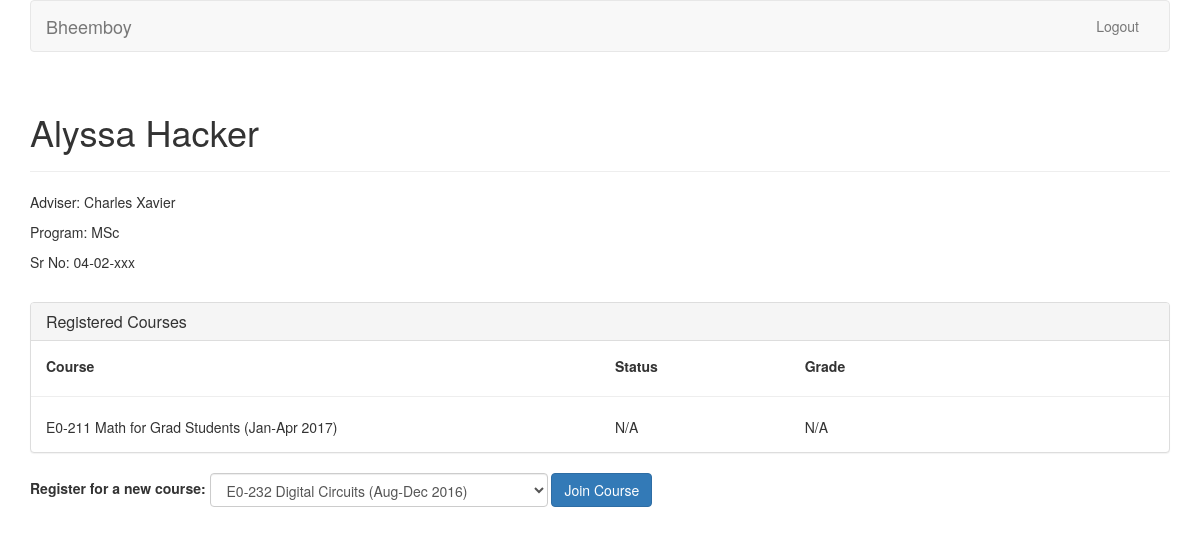
Page / (signed in) on the earlier database version.
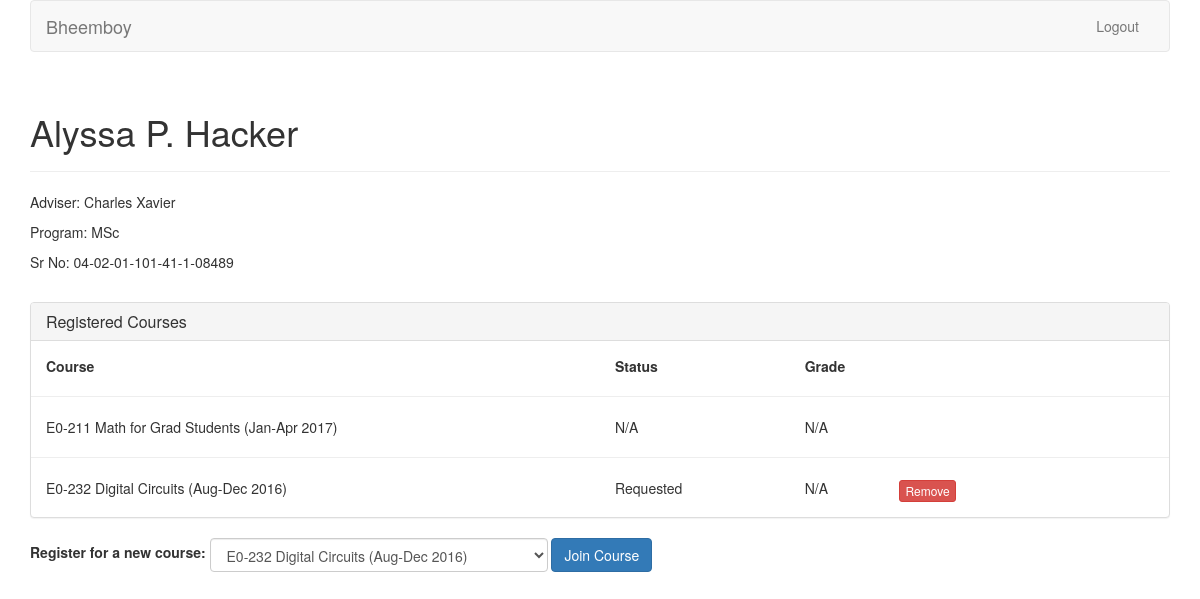
Same page on the later database version.
### coursereg/models.py (models this page shows, shortened)
class User(AbstractBaseUser, PermissionsMixin):
    USER_TYPE_FACULTY = 0
    USER_TYPE_STUDENT = 1
    USER_TYPE_OTHER = 2
    PROGRAM_OTHER = 0
    PROGRAM_MTECH = 1
    PROGRAM_MSC = 2
    PROGRAM_PHD = 3
    PROGRAM_ME = 4
    PROGRAM_CHOICES = (
        (PROGRAM_OTHER, 'Other'),
        (PROGRAM_ME, 'ME'),
        (PROGRAM_MTECH, 'MTech'),
        (PROGRAM_MSC, 'MSc'),
        (PROGRAM_PHD, 'PhD'),
    )
    email = models.EmailField(max_length=254, unique=True)
    full_name = models.CharField(max_length=250)
    user_type = models.IntegerField(default=USER_TYPE_STUDENT, choices=(
        (USER_TYPE_FACULTY, "Faculty"),
        (USER_TYPE_STUDENT, "Student"),
        (USER_TYPE_OTHER, "Other"),
    ))
    adviser = models.ForeignKey('self', null=True, blank=True, on_delete=models.CASCADE, limit_choices_to={'user_type': USER_TYPE_FACULTY})
    program = models.IntegerField(default=PROGRAM_OTHER, choices=PROGRAM_CHOICES)
    date_joined = models.DateTimeField(default=timezone.now)
    sr_no = models.CharField(max_length=200, default='-')
    is_staff = models.BooleanField(default=False)
    is_active = models.BooleanField(default=True)
    objects = CustomUserManager()
    USERNAME_FIELD = 'email'
    REQUIRED_FIELDS = []

class Course(models.Model):
    TERM_AUG = 0
    TERM_JAN = 1
    TERM_SUMMER = 2
    TERM_OTHER = 3
    TERM_CHOICES = (
        (TERM_AUG, "Aug-Dec"),
        (TERM_JAN, "Jan-Apr"),
        (TERM_SUMMER, "Summer"),
        (TERM_OTHER, "Other"),
    )
    num = models.CharField(max_length=100)
    title = models.CharField(max_length=200)
    term = models.IntegerField(default=TERM_AUG, choices=TERM_CHOICES)
    last_reg_date = models.DateField(default=timezone.now)
    credits = models.IntegerField(default=3)
    department = models.CharField(max_length=100)
    def __unicode__(self):
        return self.num + ' ' + self.title + ' (%s %s)' % (self.TERM_CHOICES[self.term][1], self.last_reg_date.year)

### coursereg/views.py (the view)
# urls.py: url(r'^$', views.index, name='index'),
@login_required
def index(request):
    if request.user.user_type == models.User.USER_TYPE_STUDENT:
        return student(request)
    elif request.user.user_type == models.User.USER_TYPE_FACULTY:
        return HttpResponse("Logged in. TODO: Faculty view.")
    else:
        return HttpResponse("Logged in. Nothing to show because you are neither student nor faculty.")

### coursereg/views.py (called while the page is built)
def student(request):
    participants = [
        (
            p.course,
            models.Participant.STATE_CHOICES[p.state][1],
            models.Participant.GRADE_CHOICES[p.grade][1],
            p.state == models.Participant.STATE_REQUESTED,
            p.id
        ) for p in models.Participant.objects.filter(user=request.user)]
    context = {
        'user_full_name': request.user.full_name,
        'user_id': request.user.id,
        'adviser_full_name': request.user.adviser.full_name,
        'program': models.User.PROGRAM_CHOICES[request.user.program][1],
        'sr_no': request.user.sr_no,
        'participants': participants,
        'courses': models.Course.objects.filter(last_reg_date__gte=timezone.now()),
    }
    return render(request, 'coursereg/student.html', context)

### coursereg/templates/coursereg/student.html (shortened to what this page needs)
<!DOCTYPE html>
<html lang="en">
      <head>
        {% load staticfiles %}
        <link href="{% static 'coursereg/css/bootstrap.min.css' %}" rel="stylesheet">
    </head>
    <body>
        <div class="container">
            <nav class="navbar navbar-default">
                <div class="container-fluid">
                    <div class="navbar-header">
                        <a class="navbar-brand" href="{% url 'coursereg:index' %}">Bheemboy</a>
                    </div>
                    <div id="navbar" class="navbar-collapse collapse">
                        <ul class="nav navbar-nav navbar-right">
                            <li><a href="{% url 'coursereg:signout' %}">Logout</a></li>
                        </ul>
                    </div>
                </div>
            </nav>
            <div class="row">
                <div class="col-md-12">
                    <div class="page-header">
                        <h1>{{ user_full_name }}</h1>
                    </div>
                    <p>Adviser: {{ adviser_full_name }}</p>
                    <p>Program: {{ program }}</p>
                    <p>Sr No: {{ sr_no }}</p>
                </div>
            </div>
            <div class="row top-buffer-1">
                <div class="col-md-12">
                    <div class="panel panel-default">
                        <div class="panel-heading">
                            <h3 class="panel-title">Registered Courses</h3>
                        </div>
                        <div class="panel-body">
                            <div class="row">
                                <div class="col-md-6"><b>Course</b></div>
                                <div class="col-md-2"><b>Status</b></div>
                                <div class="col-md-1"><b>Grade</b></div>
                            </div>
                            {% for course, state, grade, deleteable, participant_id in participants %}
                            <div class="row">
                                <hr>
                                <div class="col-md-6">{{ course }}</div>
                                <div class="col-md-2">{{ state }}</div>
                                <div class="col-md-1">{{ grade }}</div>
                                {% if deleteable %}
                                <div class="col-md-1">
                                    <form class="form-inline" method="POST" action="{% url 'coursereg:participant_delete' %}">
                                        <button type="submit" class="btn btn-danger btn-xs">Remove</button>
                                    </form>
                                </div>
                                {% endif %}
                            </div>
                            {% endfor %}
                        </div>
                    </div>
                </div>
            </div>
            <div class="row">
                <div class="col-md-12">
                    <form class="form-inline" method="post" action="{% url 'coursereg:participant_create' %}">
                        <div class="form-group">
                            <label for="course_select">Register for a new course: </label>
                            <select class="form-control" id="course_select" name="course_id">
                                {% for course in courses %}
                                    <option value="{{ course.id }}">{{ course }}</option>
                                {% endfor %}
                            </select>
                        </div>
                        <button type="submit" class="btn btn-primary">Join Course</button>
                    </form>
                </div>
            </div>
        </div>
    </body>
</html>

### coursereg/templates/coursereg/student.html (style rules this page uses)
.top-buffer-1 { margin-top:20px; }

Differences in the rows shown:
changed User: full_name "Alyssa Hacker" → "Alyssa P. Hacker"; sr_no "04-02-xxx" → "04-02-01-101-41-1-08489"
now on this page (row unchanged): Course: num+title+term "E0-232 Digital Circuits (Aug-Dec 2016)", state "Requested", grade "N/A"
